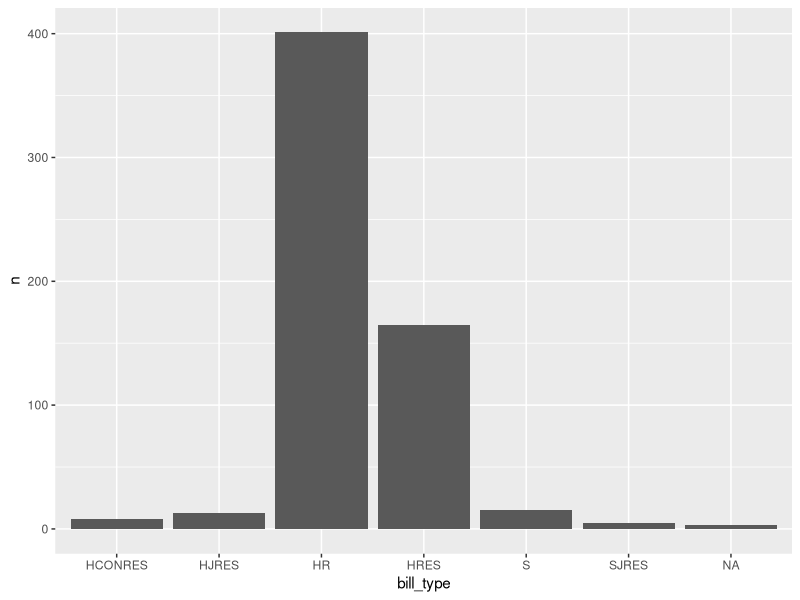

This figure's R source: (Note: this script raises an error after producing the figure.)
# File Name: 	  	  strings_factors_dates_teachingkey.R
# File Purpose:  	  Strings, Factors, and Dates
# Author: 	    	  Nicholas Bell (nicholasbell@gwu.edu)
# Date Created:     2024-10-14

# Strings, factors, and dates are some of the more complicated types of data to work with in R. Whereas numbers have set mathematical properties, strings (characters) can take nearly any form and adopt any order. Dates do have set properties, but nevertheless must be treated specially due to things like dividing by 60, 24, 52, 12, etc. and leap years.

# We could spend an entire class learning how to handle each of these types of variables individually. In fact, there is a separate tidyverse package for each of these types of variables:
# {stringr} - for working with strings
# {forcats} - for working with factors
# {lubridate} - for working with dates (and times)

# We are not going to go into much depth about any of these types of data, but you should be aware that the capabilities of these packages is quite extensive. You can learn more by going to their cheat sheets (via the Help > Cheat Sheets toolbar in RStudio).

# To illustate how to use these packages when working with strings, factors, and dates, we will use data from Voteview (https://www.voteview.com/), an academic research project that uses Congressional roll call votes to estimate the ideology (called a DW-NOMINATE score) for every member of Congress. We will be using Voteview's collected data on Congressional roll call votes in the 118th (current) Congress.

# Load packages
library(tidyverse)

# Load data
rc <- read_csv("house_roll_call_votes.csv")

###############
### Strings ###
###############

# You have already learned a little bit about how to work with strings in R. The {stringr} package focuses on how to efficiently manipulate strings (since we cannot, for example, just "add" to a string like we can a numeric variable). We are going to focus on three uses of {stringr}:
# 1. Detecting strings - get a vector of TRUE/FALSE values for whether a vector of strings contains some set of characters
# 2. Combining strings - what to do when values are spread across columns
# 3. Splitting strings - what to do when multiple values are stored in one column (not tidy data!)


# Detecting strings -------------------------------------------------------

# There are three useful functions for detecting values in strings:

# str_detect(string, pattern) - pattern is found anywhere in the string
# str_starts(string, pattern) - pattern is found at the start of the string
# str_ends(string, pattern) - pattern is found at the end of the string

# Let's find all the appropriations bills considered by this Congress:
str_detect(rc$vote_desc, "Appropriation")
rc |>
  filter(str_detect(vote_desc, "Appropriation")) |>
  distinct(bill_number, vote_desc)

rc |>
  filter(str_detect(vote_desc, "Appropriation") & str_detect(bill_number, "HRES", negate = TRUE)) |>
  distinct(bill_number, vote_desc)

# Take a student suggestion for another issue area.

# Now, let's find all of the bills that originated in the Senate.
rc |>
  filter(str_starts(bill_number, "S") & str_starts(bill_number, "SJRES", negate = TRUE)) |>
  distinct(bill_number, vote_desc)


# Combining strings -------------------------------------------------------

# There are built-in functions in R for combining strings called paste() and paste0()

paste("apple", "banana", "orange", sep = ", ")
paste0("apple, ", "banana, ", "orange")

# However, these functions will not ignore missing values:
paste0("apple, ", "banana, ", NA, "orange")

# This is where str_c() may be useful:
str_c("apple, ", "banana, ", NA, "orange")

# Let's create a table giving information about all of the Appropriations bills passed by each chamber.

rc |>
  filter(str_detect(vote_desc, "Appropriation") & vote_question == "On Passage") |>
  mutate(chamber = str_to_title(chamber),
         info = str_c("The", chamber, vote_result, bill_number, "-", vote_desc, sep = " "))

# Splitting Strings -------------------------------------------------------

# How many of each type of resolution (HR, HRES, HCONRES, HJRES) were passed by the House?

rc |>
  filter(chamber == "HOUSE" & vote_result %in% c("Agreed to", "Passed")) |>
  separate_wider_delim(bill_number, " ", names = c("bill_type", "bill_number")) |>
  group_by(bill_type) |>
  summarize(n = n())

rc |>
  filter(chamber == "HOUSE" & vote_result %in% c("Agreed to", "Passed")) |>
  separate_wider_delim(bill_number, " ", names = c("bill_type", "bill_number")) |>
  group_by(bill_type) |>
  summarize(n = n()) |>
  ggplot() +
  geom_col(aes(x = bill_type, y = n))


###############
### Factors ###
###############

# Factors are just string variables that are treated as categorical, meaning:
# - they can only take a set group of values
# - they are (functionally) ordered

# We will learn three things to do with factors:
# 1. How to create factors
# 2. How to reorder factor levels
# 3. How to change the names or number of levels

# Factors have "levels" that represent the acceptable values for that variable.
pres <- c(rep("Clinton", 2), rep("Bush", 2), rep("Obama", 2), "Trump", "Biden")
foo <- factor(pres, levels = c("Clinton", "Bush", "Obama", "Trump", "Biden"))
levels(foo)

# You can also provide "labels" that replace the levels.
foo <- factor(pres, levels = c("Clinton", "Bush", "Obama", "Trump", "Biden"), labels = c("William J. Clinton", "George W. Bush", "Barack H. Obama", "Donald J. Trump", "Joseph R. Biden"))
levels(foo)

# However, factor() has no protection for misspecified levels, e.g.,
bar <- factor(pres, levels = c("Clnton", "Bush", "Obama", "Trump", "Bidn"))
bar

# The {forcats} package has a similar function called fct() that does provide this protection.
bar <- fct(pres, levels = c("Clnton", "Bush", "Obama", "Trump", "Bidn"))

# This can be useful for reordering and renaming categorical variables in ggplot:
rc |>
  filter(chamber == "HOUSE" & vote_result %in% c("Agreed to", "Passed")) |>
  separate_wider_delim(bill_number, " ", names = c("bill_type", "bill_number")) |>
  mutate(bill_type_f = factor(bill_type, c("HR", "S", "HJRES", "SJRES", "HCONRES", "HRES")),
         bill_type_f = fct_infreq(bill_type_f),
         bill_type_f = fct_rev(bill_type_f),
         bill_type_f = fct_recode(bill_type_f,
                                  "Senate Joint Resolution" = "SJRES",
                                  "House Concurrent Resolution" = "HCONRES",
                                  "House Joint Resolution" = "HJRES",
                                  "Senate Bill" = "S",
                                  "House Resolution" = "HRES",
                                  "House Bill" = "HR"),
         bill_type_f = fct_lump_n(bill_type_f, 3)) |>
  group_by(bill_type_f) |>
  summarize(n = n()) |>
  ggplot() +
  geom_col(aes(x = bill_type_f, y = n)) +
  theme(axis.text.x = element_text(angle = 45, hjust = 1, vjust = 1))

#############
### Dates ###
#############

